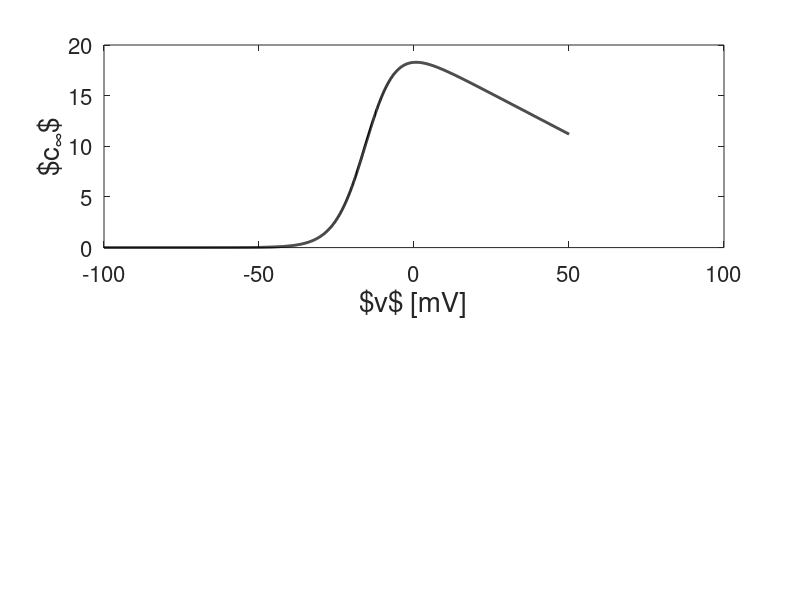

Here is the MATLAB script that generated this plot:
clear; clf;

v=[-1000:500]/10;

r=(120-v)./(1+exp(-(v+15)/5))*4/25;

subplot(211);
plot(v,r,'-k','Linewidth',2);
set(gca,'Fontsize',16);
xlabel('$v$ [mV]','Fontsize',20);
ylabel('$c_\infty$','Fontsize',20);
shg;
